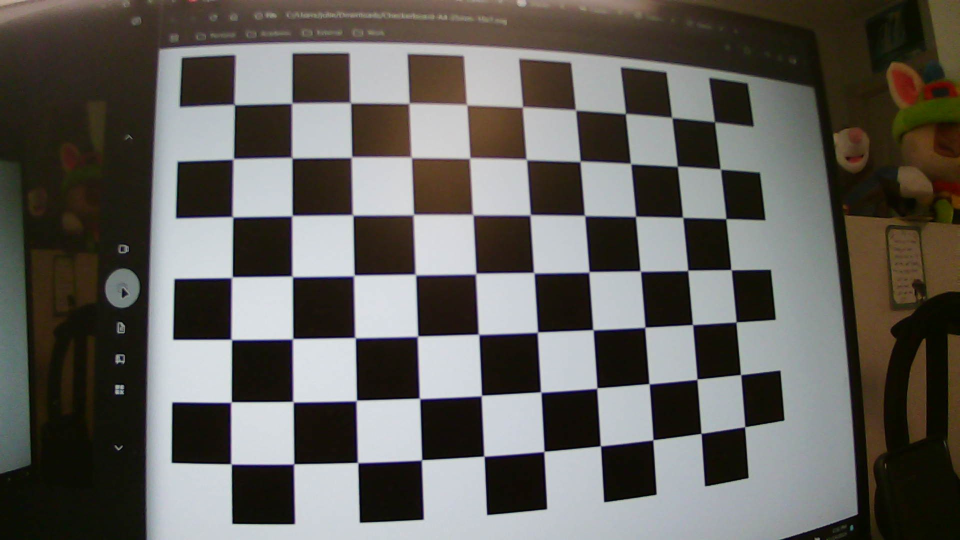
#> input picture Image Processing/calibration/calibration1.jpg, 1920 x 1080 px (shown at 1/2 size)
$ python undistort.py calibration1.jpg   (older library calls are emulated)
#> lines starting #> are read from the running program, lines starting #| are printed output that depends on the picture
import numpy as np
import cv2
import sys

# You should replace these 3 lines with the output in calibration step
DIM=(1920, 1080)
K=np.array([[1435.8734039382937, 0.0, 883.6370522315407], [0.0, 1426.404376643103, 542.7057195251705], [0.0, 0.0, 1.0]])
D=np.array([[-0.16929718287443193], [2.862752075154555], [-22.961417453039385], [55.758246113631145]])
def undistort(img_path):
#> called with img_path = 'calibration1.jpg'
    img = cv2.imread(img_path)
#> img is the input picture: shape (1080, 1920, 3); mean B, G, R 90.5, 95.2, 97.9
    h,w = img.shape[:2]
#> h = 1080; w = 1920
    map1, map2 = cv2.fisheye.initUndistortRectifyMap(K, D, np.eye(3), K, DIM, cv2.CV_16SC2)
    undistorted_img = cv2.remap(img, map1, map2, interpolation=cv2.INTER_LINEAR, borderMode=cv2.BORDER_CONSTANT)
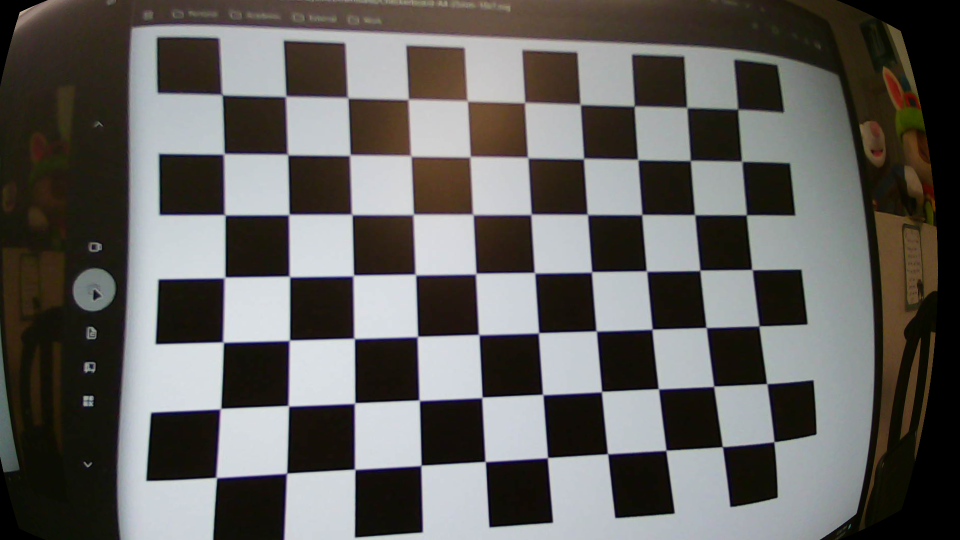
#> undistorted_img: shape (1080, 1920, 3) (shown at 1/2 size); mean B, G, R 93, 96, 97.8
    # cv2.imshow("undistorted", undistorted_img)
    # cv2.waitKey(0)
    # cv2.destroyAllWindows()
    return undistorted_img
if __name__ == '__main__':
    for p in sys.argv[1:]:
        undistort(p)

$ run again, on Image Processing/calibration/calibration3.jpg
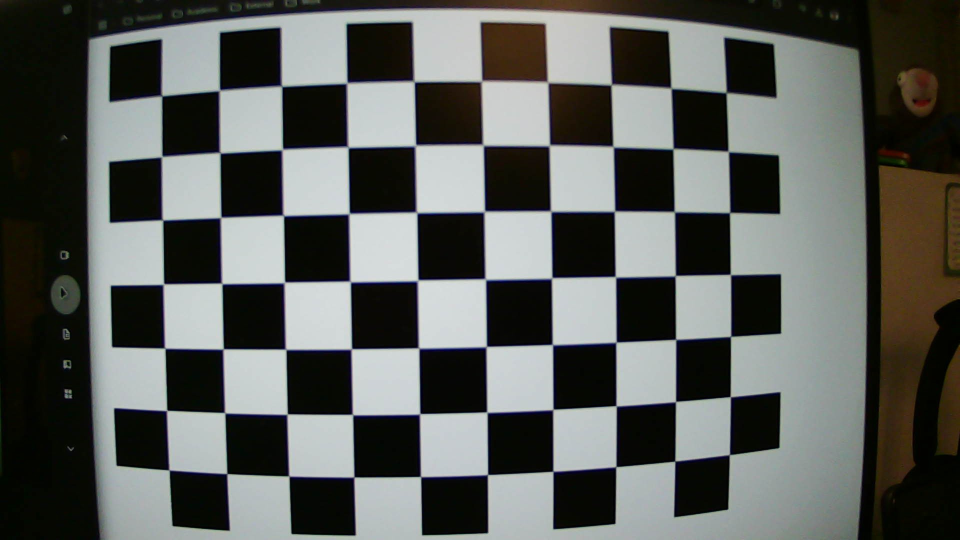
#> input picture Image Processing/calibration/calibration3.jpg, 1920 x 1080 px (shown at 1/2 size)
#> in undistort, img is the input picture: shape (1080, 1920, 3); mean B, G, R 89.7, 93.4, 90.8
#> in undistort, `undistorted_img = cv2.remap(img, map1, map2, interpolation=cv2.INTER_L..`:
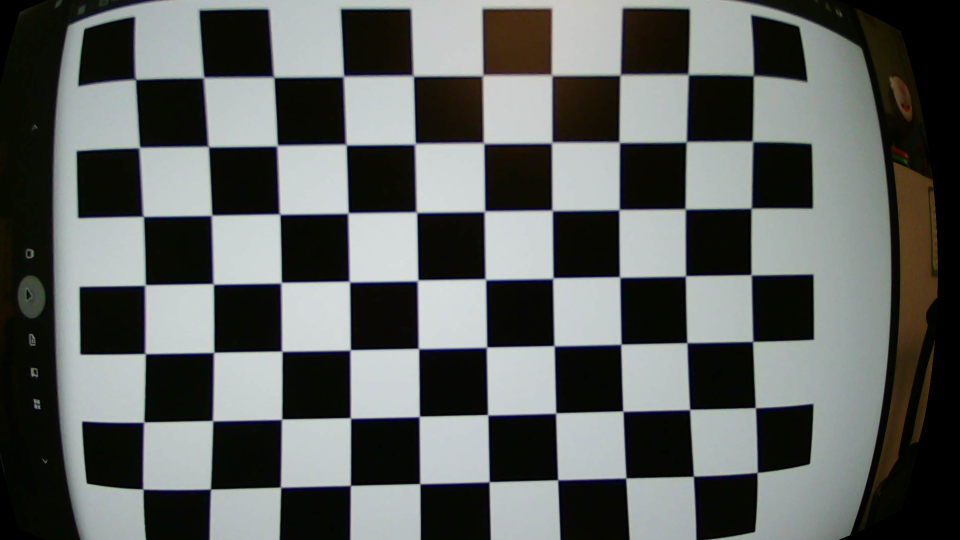
#> undistorted_img: shape (1080, 1920, 3) (shown at 1/2 size); mean B, G, R 94.4, 96.7, 93.4

$ run again, on Image Processing/calibration/highlighted_image.jpg
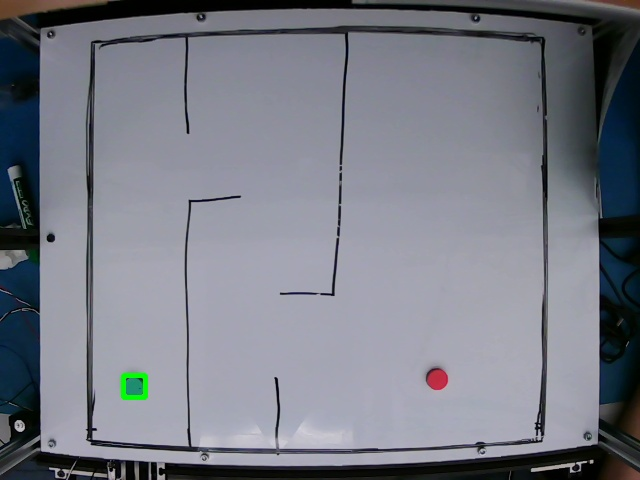
#> input picture Image Processing/calibration/highlighted_image.jpg, 640 x 480 px
#> in undistort, img is the input picture: shape (480, 640, 3); mean B, G, R 133.3, 123.1, 120.1
#> in undistort, `undistorted_img = cv2.remap(img, map1, map2, interpolation=cv2.INTER_L..`:
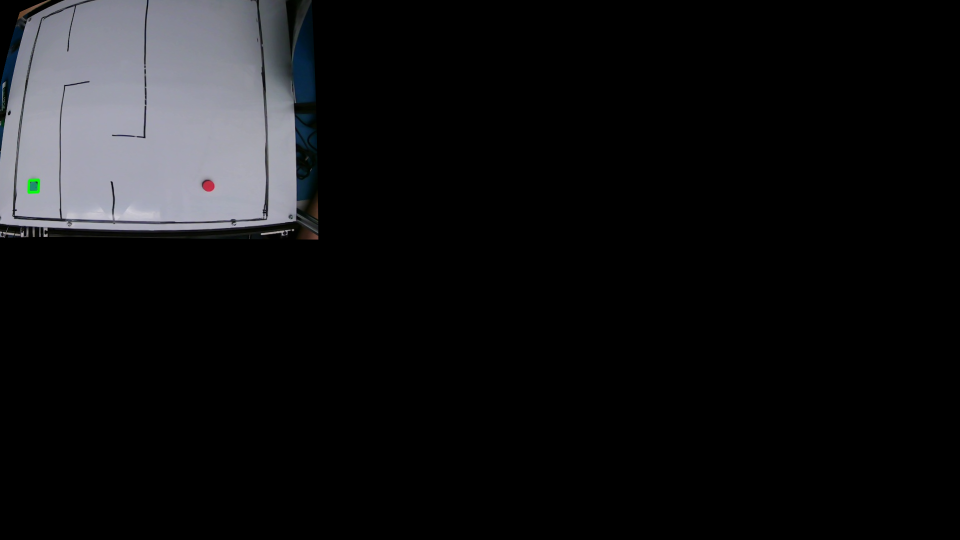
#> undistorted_img: shape (1080, 1920, 3) (shown at 1/2 size); mean B, G, R 20.4, 18.9, 18.5
